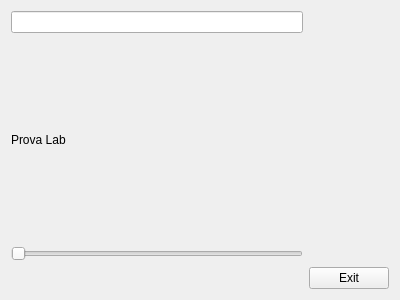
<?xml version="1.0" encoding="UTF-8"?>
<ui version="4.0">
 <class>MyForm</class>
 <widget class="QWidget" name="MyForm">
  <property name="geometry">
   <rect>
    <x>0</x>
    <y>0</y>
    <width>400</width>
    <height>300</height>
   </rect>
  </property>
  <property name="windowTitle">
   <string>Form</string>
  </property>
  <layout class="QGridLayout" name="gridLayout">
   <item row="3" column="1">
    <widget class="QPushButton" name="pushButton">
     <property name="text">
      <string>Exit</string>
     </property>
    </widget>
   </item>
   <item row="1" column="0">
    <widget class="QLabel" name="label">
     <property name="text">
      <string>Prova Lab</string>
     </property>
    </widget>
   </item>
   <item row="0" column="0">
    <widget class="QLineEdit" name="lineEdit_2">
     <property name="inputMethodHints">
      <set>Qt::ImhDigitsOnly</set>
     </property>
    </widget>
   </item>
   <item row="2" column="0">
    <widget class="QSlider" name="horizontalSlider">
     <property name="orientation">
      <enum>Qt::Horizontal</enum>
     </property>
    </widget>
   </item>
  </layout>
 </widget>
 <resources/>
 <connections>
  <connection>
   <sender>pushButton</sender>
   <signal>clicked()</signal>
   <receiver>MyForm</receiver>
   <slot>close()</slot>
   <hints>
    <hint type="sourcelabel">
     <x>350</x>
     <y>278</y>
    </hint>
    <hint type="destinationlabel">
     <x>199</x>
     <y>149</y>
    </hint>
   </hints>
  </connection>
  <connection>
   <sender>lineEdit_2</sender>
   <signal>inputRejected()</signal>
   <receiver>lineEdit_2</receiver>
   <slot>redo()</slot>
   <hints>
    <hint type="sourcelabel">
     <x>156</x>
     <y>21</y>
    </hint>
    <hint type="destinationlabel">
     <x>156</x>
     <y>21</y>
    </hint>
   </hints>
  </connection>
 </connections>
</ui>
